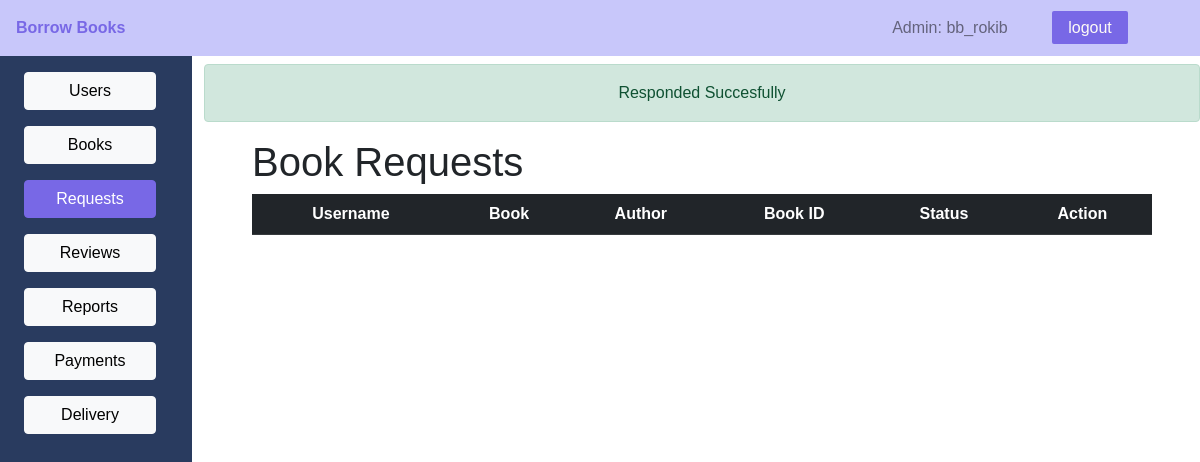
Before: /admin/request.php?alert=success (signed in) with the older database file.
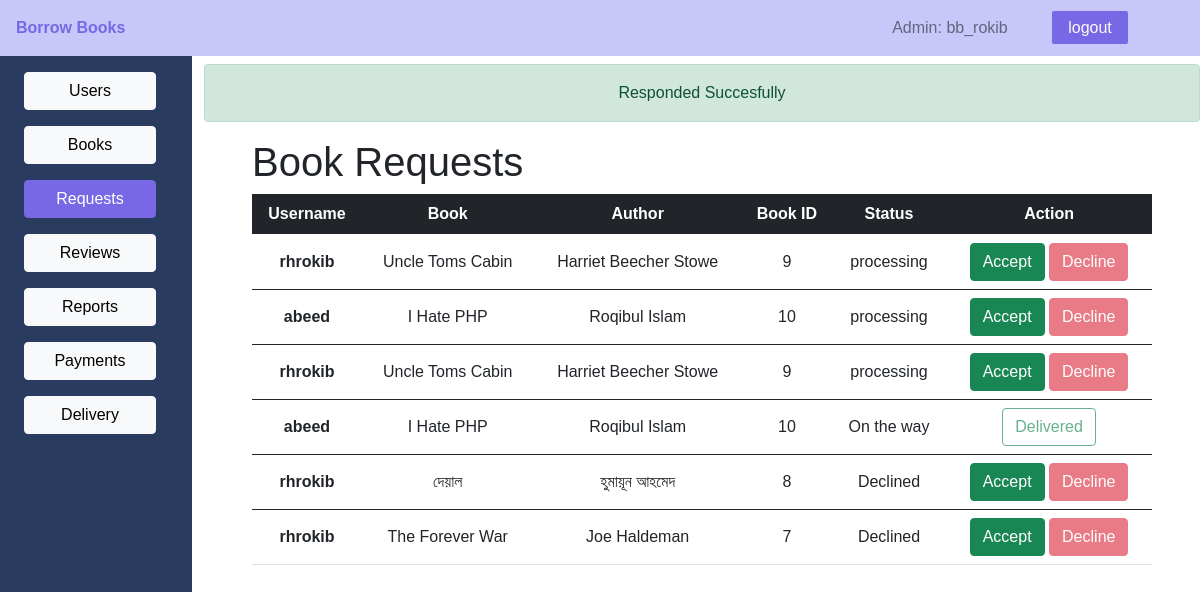
After: the same page with the newer database file.
### tables this page shows
CREATE TABLE `request` (
  `reqId` int(11) NOT NULL,
  `requester_name` varchar(30) NOT NULL,
  `time` datetime NOT NULL,
  `accepted` varchar(50) NOT NULL DEFAULT 'processing',
  `username` varchar(30) NOT NULL,
  `book_id` int(13) DEFAULT NULL,
  `deliveryManid` int(11) NOT NULL
);

CREATE TABLE `book` (
  `id` int(13) NOT NULL,
  `isbn` varchar(13) NOT NULL,
  `name` varchar(50) NOT NULL,
  `author` varchar(50) NOT NULL,
  `Total_like` int(10) NOT NULL DEFAULT 0,
  `total_dislike` int(10) NOT NULL DEFAULT 0,
  `borrowed_to` varchar(30) NOT NULL,
  `image` varchar(255) NOT NULL,
  `description` text NOT NULL,
  `time` datetime NOT NULL,
  `username` varchar(30) NOT NULL,
  `cost` double NOT NULL DEFAULT 50,
  `isDonated` varchar(3) NOT NULL
);

### admin/request.php (the view, shortened to what this page needs)
<?php
require_once('./../db_config.php');
if (!isset($_SESSION['admin']) &&  empty($_SESSION['admin'])) {
?>
  <script>
    location.assign("./login.php");
  </script>
<?php
} else {
  $username = $_SESSION['admin'];
  $retObj = $pdo->query("SELECT * FROM request ORDER BY accepted DESC, time DESC");
  $posts = $retObj->fetchAll();
?>
  <!DOCTYPE html>
  <html lang="en">
  <head>
    <link href="https://cdn.jsdelivr.net/npm/bootstrap@5.0.1/dist/css/bootstrap.min.css" rel="stylesheet">
    <link rel="stylesheet" href="./../profile/profile.css">
    <link rel="stylesheet" href="./admin.css">
  </head>
  <body>
    <header class='main-header'>
      <div>
        <a class="main-header-logo" href="#">Borrow Books</a>
      </div>
      <nav class="main-nav ">
        <ul class="main-nav__items">
          <li class="main-nav__item text-black-50 ">Admin: <?php echo $username; ?></li>
          <li class="main-nav__item nav-logout"><a href="./logout.php">logout</a></li>
        </ul>
      </nav>
    </header>
    <main>
      <div class="row">
        <div class="col-2 my-sidebar">
          <div class="container-fluid d-grid mt-3">
            <a href="./user.php" class="btn btn-light btn-block">Users</a>
            <a href="./books.php" class="btn btn-light btn-block mt-3">Books</a>
            <a href="./request.php" class="btn btn-primary btn-block mt-3">Requests</a>
            <a href="./review.php" class="btn btn-light btn-block mt-3">Reviews</a>
            <a href="./reports.php" class="btn btn-light btn-block mt-3">Reports</a>
            <a href="./payment.php" class="btn btn-light btn-block mt-3">Payments</a>
            <a href="./delivery.php" class="btn btn-light btn-block mt-3">Delivery</a>
          </div>
        </div>
        <div class="col-10">
          <?php
          if (isset($_GET['alert']) && !empty($_GET['alert'])) {
            if ($_GET['alert'] == 'danger') {
              $msg = 'Something went wrong! Please try again.';
            } else {
              $msg = 'Responded Succesfully';
            }
          ?>
            <div class="alert mt-2 text-center alert-<?php echo $_GET['alert'] ?>" role="alert">
              <?php echo $msg ?>
            </div>
          <?php
          }
          ?>
          <div class="container px-5 mt-3">
            <h1>Book Requests</h1>
            <table class="table  text-center">
              <thead class='table-dark'>
                <tr>
                  <th scope="col">Username</th>
                  <th scope="col">Book</th>
                  <th scope="col">Author</th>
                  <th scope="col">Book ID</th>
                  <th scope="col">Status</th>
                  <th scope="col-2">Action</th>
                </tr>
              </thead>
              <?php foreach ($posts as $post) {
                try {
                  $id = $post['book_id'];
                  $retBooks = $pdo->query("SELECT * FROM book where `id` = '$id';");
                  $book = $retBooks->fetch(PDO::FETCH_ASSOC);
                  $name = $book['name'];
                  $author = $book['author'];
                  $req_id = $post['reqId'];
                } catch (PDOException $e) {
                  redirect("./request.php", "?alert=danger");
                } ?>
                <tbody class="align-middle">
                  <tr>
                    <th scope="row"><?php echo $post['username']; ?></th>
                    <td><?php echo $name; ?></td>
                    <td><?php echo $author; ?></td>
                    <td><?php echo $post['book_id']; ?></td>
                    <td><?php echo $post['accepted']; ?></td>
                    <td class="text-center">
                      <form action="./request.php" method="post">
                        <?php
                        if ($post['accepted'] === 'Accepted (Processing Delivery)') {
                        ?>
                          <button type="submit" class="btn btn-outline-success" disabled>Accepted</button>
                          <button type="button" class="btn btn-danger" onclick="decline('<?php echo $req_id; ?>')">Decline</button>
                        <?php
                        } else if ($post['accepted'] === 'processing' || $post['accepted'] === 'Declined') {
                        ?>
                          <button type="submit" class="btn btn-success">Accept</button>
                          <button type="button" class="btn btn-danger" onclick="decline('<?php echo $req_id; ?>')" disabled>Decline</button>
                        <?php
                        } else {
                        ?>
                          <button type="submit" class="btn btn-outline-success" disabled>Delivered</button>
                        <?php
                        }
                        ?>
                      </form>
                    </td>
                  </tr>
                </tbody>
              <?php } ?>
            </table>
          </div>
        </div>
      </div>
    </main>
  </body>
  </html>
  <?php
}
  ?>

Changed rows visible on the page:
added request: username "rhrokib", book.name "Uncle Toms Cabin", book.author "Harriet Beecher Stowe", book "9", accepted "processing"
added request: username "abeed", book.name "I Hate PHP", book.author "Roqibul Islam", book "10", accepted "processing"
added request: username "rhrokib", book.name "Uncle Toms Cabin", book.author "Harriet Beecher Stowe", book "9", accepted "processing"
added request: username "abeed", book.name "I Hate PHP", book.author "Roqibul Islam", book "10", accepted "On the way", shows "Delivered"
added request: username "rhrokib", book.name "দেয়াল", book.author "হুমায়ূন আহমেদ", book "8", accepted "Declined"
added request: username "rhrokib", book.name "The Forever War", book.author "Joe Haldeman", book "7", accepted "Declined"
